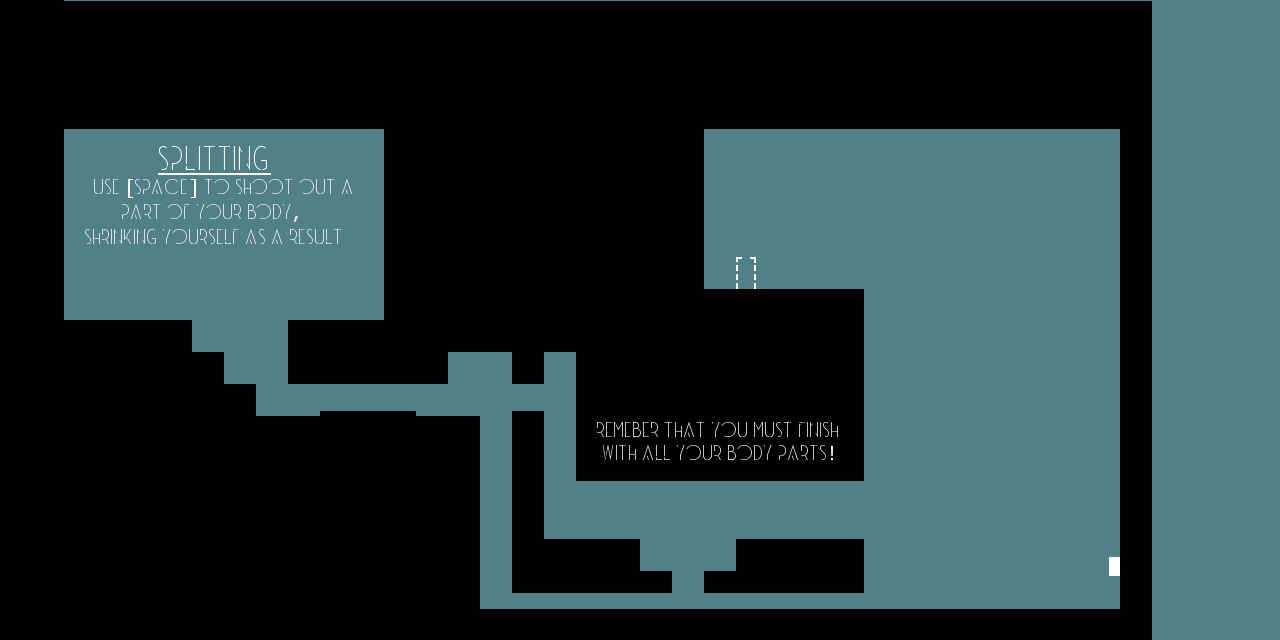

This game map was drawn from its Tiled (.tmx) file and the tilesets committed beside it. A one-line description and the trimmed map source follow:
An orthogonal 40x20 tile map with 32x32 px tiles, 1 tile layer (Tile Layer 1) and 28 objects (liftEntity, doorEntity, liftButtonEntity).

<map version="1.0" orientation="orthogonal" renderorder="right-down" width="40" height="20" tilewidth="32" tileheight="32" backgroundcolor="#518086" nextobjectid="46">
 <tileset firstgid="1" name="sprites2" tilewidth="32" tileheight="32">
  <image source="level2_sprites.png" width="2048" height="1024" />
 </tileset>
 <layer name="Tile Layer 1" width="40" height="20">
  <data>[800 cells, 712 non-empty, 617 distinct tile ids]</data>
 </layer>
 <objectgroup name="Collision">
  <object id="2" x="32" y="320" width="159" height="319" />
  <object id="3" x="191" y="416" width="288" height="221" />
  <object id="4" x="480" y="607.333" width="640" height="32.6667" />
  <object id="5" x="1230" y="654" height="16" />
  <object id="7" x="32" y="0" width="31" height="324" />
  <object id="9" x="64" y="0" width="1057" height="128" />
  <object id="10" x="385" y="128" width="318" height="125" />
  <object id="11" x="384" y="254" width="318" height="1" />
  <object id="12" x="416" y="255" width="287" height="97" />
  <object id="14" x="575" y="295" width="288" height="185" />
  <object id="17" x="702" y="288" width="161" height="34" />
  <object id="18" x="1120" y="-1" width="31" height="641" />
  <object id="19" x="289" y="320" width="158" height="64" />
  <object id="20" x="512" y="412" width="9" height="180" />
  <object id="21" x="544" y="538" width="96" height="54" />
  <object id="23" x="641" y="570" width="30" height="22" />
  <object id="24" x="704" y="572" width="31" height="20" />
  <object id="25" x="736" y="540" width="128" height="52" />
  <object id="31" x="384" y="249" width="79" height="69" />
  <object id="33" x="512" y="351" width="32" height="32.5" />
  <object id="37" x="190" y="352" width="33" height="63" />
  <object id="38" x="222" y="385" width="32" height="30" />
  <object id="39" x="320" y="409" width="96" height="21" />
  <object id="40" name="liftEntity" x="895.5" y="576.5" width="222" height="32">
   <properties>
    <property name="direction" value="up" />
    <property name="image" value="lift" />
    <property name="matchNum" value="0" />
    <property name="upHeight" value="288" />
   </properties>
  </object>
  <object id="41" x="521.5" y="426.5" width="21.5" height="165.5" />
  <object id="43" x="519.333" y="412" width="24.6667" height="12.6667" />
 </objectgroup>
 <objectgroup name="door">
  <object id="29" name="doorEntity" x="736" y="257" width="18" height="31" />
 </objectgroup>
 <objectgroup name="button">
  <object id="30" name="liftButtonEntity" x="1108" y="557" width="10" height="18">
   <properties>
    <property name="matchNum" value="0" />
   </properties>
  </object>
 </objectgroup>
</map>
